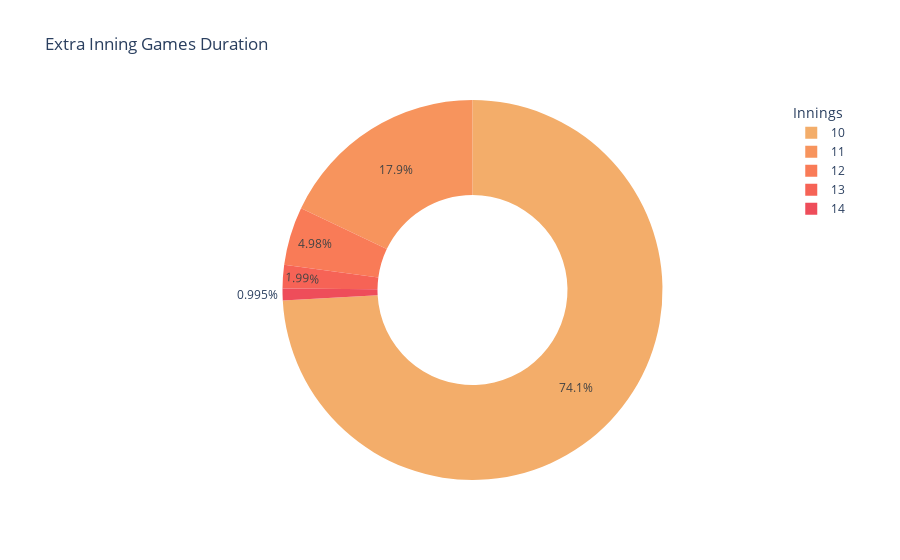

The cell this chart's notebook holds for it:
### Code cell
extra_inning_duration = season_up_to_date_DF[season_up_to_date_DF['extra_inning']=='Y'].iloc[:,13:22]
extra_inning_counts = extra_inning_duration['total_innings'].value_counts().reset_index()

fig_3 = go.Figure(go.Pie(labels=extra_inning_counts['total_innings'],
                         values=extra_inning_counts['count'],
                         hole=.5,
                         marker_colors=px.colors.sequential.Oryel[2:],
                         hovertemplate='Innings: %{label}<br>Games: %{value}</br>',
                         name=''
                         )).update_layout(title='Extra Inning Games Duration',
                                          legend_title_text='Innings')
fig_3.show()
pio.write_html(fig_3,path+'/../img_plots/fig_3.html')
extra_inning_duration

### Figure 1 — Plotly figure (JSON) as saved in the notebook; plotly's stock layout.template omitted (floating-point values rounded to 4 significant figures)
{"data": [{"hole": 0.5, "hovertemplate": "Innings: %{label}<br>Games: %{value}</br>", "labels": [10, 11, 12, 13, 14], "marker": {"colors": ["rgb(243, 173, 106)", "rgb(247, 148, 93)", "rgb(249, 123, 87)", "rgb(246, 99, 86)", "rgb(238, 77, 90)"]}, "name": "", "type": "pie", "values": [298, 72, 20, 8, 4]}], "layout": {"legend": {"title": {"text": "Innings"}}, "title": {"text": "Extra Inning Games Duration"}}}
